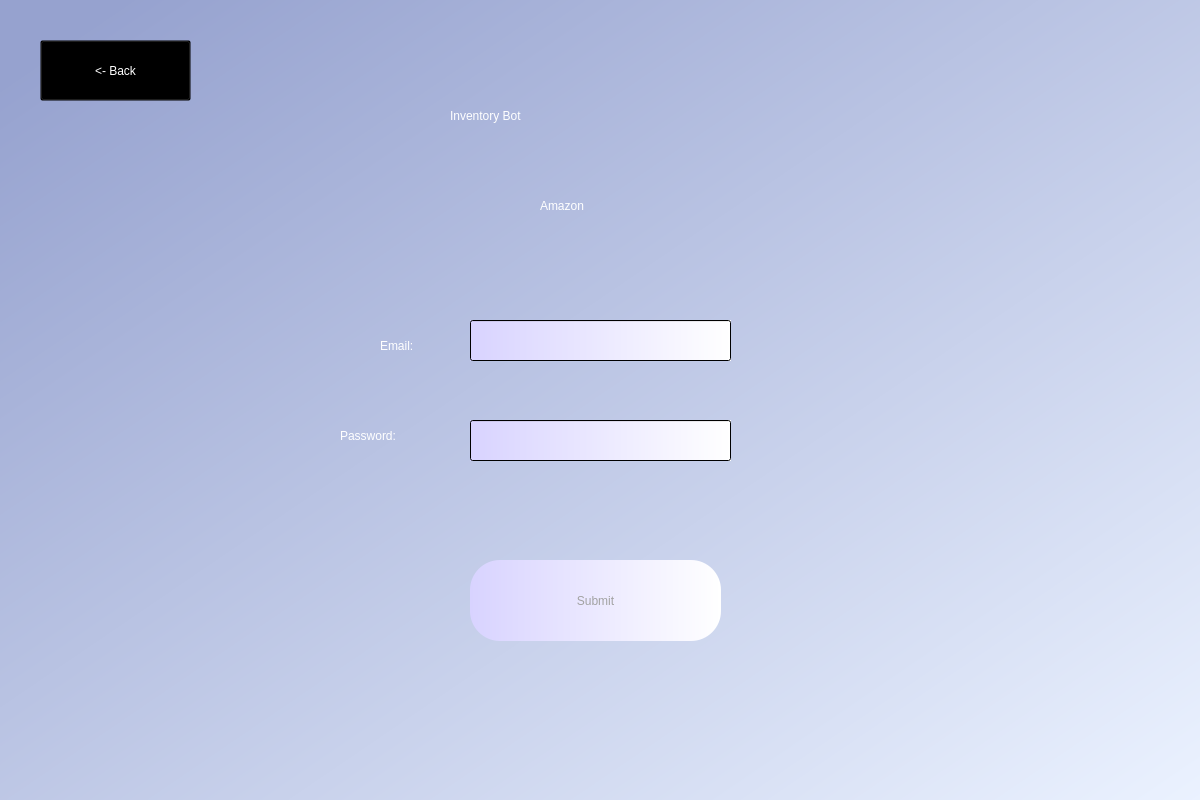
<?xml version="1.0" encoding="UTF-8"?>
<ui version="4.0">
 <class>Dialog</class>
 <widget class="QDialog" name="Dialog">
  <property name="geometry">
   <rect>
    <x>0</x>
    <y>0</y>
    <width>1200</width>
    <height>800</height>
   </rect>
  </property>
  <property name="windowTitle">
   <string>Dialog</string>
  </property>
  <widget class="QWidget" name="Background" native="true">
   <property name="geometry">
    <rect>
     <x>0</x>
     <y>0</y>
     <width>1201</width>
     <height>801</height>
    </rect>
   </property>
   <property name="styleSheet">
    <string notr="true">QWidget#Background{
background-color:qlineargradient(spread:pad, x1:0.04, y1:0.0625, x2:1, y2:1, stop:0 rgba(150, 162, 207, 255), stop:1 rgba(235, 242, 255, 255))}</string>
   </property>
   <widget class="QLabel" name="label">
    <property name="geometry">
     <rect>
      <x>450</x>
      <y>60</y>
      <width>291</width>
      <height>111</height>
     </rect>
    </property>
    <property name="styleSheet">
     <string notr="true">color:rgb(255, 255, 255);
font: 36pt &quot;Seagull&quot;;</string>
    </property>
    <property name="text">
     <string>Inventory Bot</string>
    </property>
   </widget>
   <widget class="QLineEdit" name="amazon_email">
    <property name="geometry">
     <rect>
      <x>470</x>
      <y>320</y>
      <width>261</width>
      <height>41</height>
     </rect>
    </property>
    <property name="styleSheet">
     <string notr="true">font: 18pt &quot;Seagull&quot;;
background-color:qlineargradient(spread:pad, x1:0, y1:0, x2:1, y2:0, stop:0 rgba(216, 211, 255, 255), stop:1 rgba(255, 255, 255, 255))</string>
    </property>
    <property name="text">
     <string/>
    </property>
   </widget>
   <widget class="QLabel" name="label_2">
    <property name="geometry">
     <rect>
      <x>540</x>
      <y>180</y>
      <width>101</width>
      <height>51</height>
     </rect>
    </property>
    <property name="styleSheet">
     <string notr="true">color:rgb(255, 255, 255);
font: 22pt &quot;Seagull&quot;;</string>
    </property>
    <property name="text">
     <string>Amazon</string>
    </property>
   </widget>
   <widget class="QLineEdit" name="amazon_password">
    <property name="geometry">
     <rect>
      <x>470</x>
      <y>420</y>
      <width>261</width>
      <height>41</height>
     </rect>
    </property>
    <property name="styleSheet">
     <string notr="true">font: 18pt &quot;Seagull&quot;;
background-color:qlineargradient(spread:pad, x1:0, y1:0, x2:1, y2:0, stop:0 rgba(216, 211, 255, 255), stop:1 rgba(255, 255, 255, 255))</string>
    </property>
    <property name="text">
     <string/>
    </property>
   </widget>
   <widget class="QLabel" name="label_4">
    <property name="geometry">
     <rect>
      <x>380</x>
      <y>330</y>
      <width>81</width>
      <height>31</height>
     </rect>
    </property>
    <property name="styleSheet">
     <string notr="true">font: 20pt &quot;Seagull&quot;;
color:rgb(255, 255, 255)</string>
    </property>
    <property name="text">
     <string>Email:</string>
    </property>
   </widget>
   <widget class="QLabel" name="label_5">
    <property name="geometry">
     <rect>
      <x>340</x>
      <y>420</y>
      <width>121</width>
      <height>31</height>
     </rect>
    </property>
    <property name="styleSheet">
     <string notr="true">font: 20pt &quot;Seagull&quot;;
color:rgb(255, 255, 255)</string>
    </property>
    <property name="text">
     <string>Password:</string>
    </property>
   </widget>
   <widget class="QPushButton" name="submit">
    <property name="geometry">
     <rect>
      <x>470</x>
      <y>560</y>
      <width>251</width>
      <height>81</height>
     </rect>
    </property>
    <property name="styleSheet">
     <string notr="true">border-radius:30px;
color:rgb(162, 162, 162);
font: 26pt &quot;MS Shell Dlg 2&quot;;
background-color:qlineargradient(spread:pad, x1:0, y1:0, x2:1, y2:0, stop:0 rgba(216, 211, 255, 255), stop:1 rgba(255, 255, 255, 255))
</string>
    </property>
    <property name="text">
     <string>Submit</string>
    </property>
   </widget>
   <widget class="QLabel" name="error">
    <property name="geometry">
     <rect>
      <x>500</x>
      <y>260</y>
      <width>191</width>
      <height>20</height>
     </rect>
    </property>
    <property name="styleSheet">
     <string notr="true">font: 11pt &quot;MS Shell Dlg 2&quot;;
color:rgb(255, 0, 0)</string>
    </property>
    <property name="text">
     <string/>
    </property>
   </widget>
   <widget class="QPushButton" name="back_btn">
    <property name="geometry">
     <rect>
      <x>40</x>
      <y>40</y>
      <width>151</width>
      <height>61</height>
     </rect>
    </property>
    <property name="styleSheet">
     <string notr="true">color: rgb(255, 255, 255);
background-color: rgba(0,0,0,0);
font: 22pt &quot;Seagull&quot;;
</string>
    </property>
    <property name="text">
     <string>&lt;- Back</string>
    </property>
   </widget>
  </widget>
 </widget>
 <resources/>
 <connections/>
</ui>
